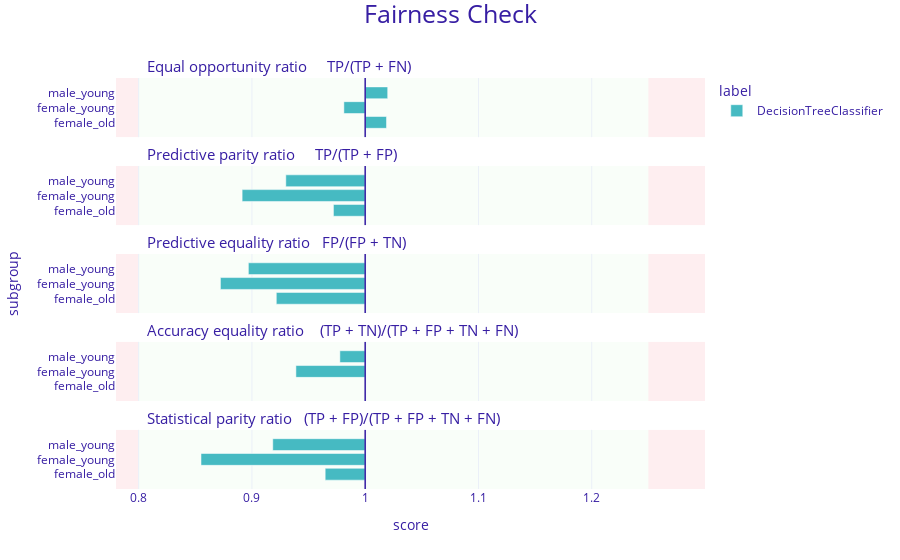

The code cell stored with this chart in its notebook:
### Code cell
fairness_object.plot()

### Figure 1 — Plotly figure (JSON) as saved in the notebook; plotly's stock layout.template omitted (floating-point values rounded to 4 significant figures)
{"data": [{"alignmentgroup": "True", "customdata": [["female_old", 1.019, "DecisionTreeClassifier"], ["female_young", 0.981, "DecisionTreeClassifier"], ["male_young", 1.02, "DecisionTreeClassifier"]], "hovertemplate": "<b>%{customdata[2]}</b><br>Subgroup: %{customdata[0]}<br>Score: %{customdata[1]}<br><extra></extra>", "legendgroup": "DecisionTreeClassifier", "marker": {"color": "#46bac2", "pattern": {"shape": ""}}, "name": "DecisionTreeClassifier", "offsetgroup": "DecisionTreeClassifier", "orientation": "h", "showlegend": true, "textposition": "auto", "type": "bar", "x": [0.01883, -0.01883, 0.01987], "xaxis": "x5", "y": [0.25, 0.5, 0.75], "yaxis": "y5"}, {"alignmentgroup": "True", "customdata": [["female_old", 0.972, "DecisionTreeClassifier"], ["female_young", 0.891, "DecisionTreeClassifier"], ["male_young", 0.93, "DecisionTreeClassifier"]], "hovertemplate": "<b>%{customdata[2]}</b><br>Subgroup: %{customdata[0]}<br>Score: %{customdata[1]}<br><extra></extra>", "legendgroup": "DecisionTreeClassifier", "marker": {"color": "#46bac2", "pattern": {"shape": ""}}, "name": "DecisionTreeClassifier", "offsetgroup": "DecisionTreeClassifier", "orientation": "h", "showlegend": false, "textposition": "auto", "type": "bar", "x": [-0.02804, -0.1086, -0.07009], "xaxis": "x4", "y": [0.25, 0.5, 0.75], "yaxis": "y4"}, {"alignmentgroup": "True", "customdata": [["female_old", 0.922, "DecisionTreeClassifier"], ["female_young", 0.872, "DecisionTreeClassifier"], ["male_young", 0.897, "DecisionTreeClassifier"]], "hovertemplate": "<b>%{customdata[2]}</b><br>Subgroup: %{customdata[0]}<br>Score: %{customdata[1]}<br><extra></extra>", "legendgroup": "DecisionTreeClassifier", "marker": {"color": "#46bac2", "pattern": {"shape": ""}}, "name": "DecisionTreeClassifier", "offsetgroup": "DecisionTreeClassifier", "orientation": "h", "showlegend": false, "textposition": "auto", "type": "bar", "x": [-0.07848, -0.1278, -0.1031], "xaxis": "x3", "y": [0.25, 0.5, 0.75], "yaxis": "y3"}, {"alignmentgroup": "True", "customdata": [["female_old", 1, "DecisionTreeClassifier"], ["female_young", 0.939, "DecisionTreeClassifier"], ["male_young", 0.978, "DecisionTreeClassifier"]], "hovertemplate": "<b>%{customdata[2]}</b><br>Subgroup: %{customdata[0]}<br>Score: %{customdata[1]}<br><extra></extra>", "legendgroup": "DecisionTreeClassifier", "marker": {"color": "#46bac2", "pattern": {"shape": ""}}, "name": "DecisionTreeClassifier", "offsetgroup": "DecisionTreeClassifier", "orientation": "h", "showlegend": false, "textposition": "auto", "type": "bar", "x": [0, -0.06118, -0.02235], "xaxis": "x2", "y": [0.25, 0.5, 0.75], "yaxis": "y2"}, {"alignmentgroup": "True", "customdata": [["female_old", 0.965, "DecisionTreeClassifier"], ["female_young", 0.855, "DecisionTreeClassifier"], ["male_young", 0.918, "DecisionTreeClassifier"]], "hovertemplate": "<b>%{customdata[2]}</b><br>Subgroup: %{customdata[0]}<br>Score: %{customdata[1]}<br><extra></extra>", "legendgroup": "DecisionTreeClassifier", "marker": {"color": "#46bac2", "pattern": {"shape": ""}}, "name": "DecisionTreeClassifier", "offsetgroup": "DecisionTreeClassifier", "orientation": "h", "showlegend": false, "textposition": "auto", "type": "bar", "x": [-0.03532, -0.1449, -0.08161], "xaxis": "x", "y": [0.25, 0.5, 0.75], "yaxis": "y"}], "layout": {"annotations": [{"font": {"size": 15}, "showarrow": false, "text": "Statistical parity ratio   (TP + FP)/(TP + FP + TN + FN)", "x": 0.05, "xanchor": "left", "xref": "paper", "y": 0.144, "yanchor": "bottom", "yref": "paper"}, {"font": {"size": 15}, "showarrow": false, "text": "Accuracy equality ratio    (TP + TN)/(TP + FP + TN + FN)", "x": 0.05, "xanchor": "left", "xref": "paper", "y": 0.358, "yanchor": "bottom", "yref": "paper"}, {"font": {"size": 15}, "showarrow": false, "text": "Predictive equality ratio   FP/(FP + TN)", "x": 0.05, "xanchor": "left", "xref": "paper", "y": 0.572, "yanchor": "bottom", "yref": "paper"}, {"font": {"size": 15}, "showarrow": false, "text": "Predictive parity ratio     TP/(TP + FP)", "x": 0.05, "xanchor": "left", "xref": "paper", "y": 0.786, "yanchor": "bottom", "yref": "paper"}, {"font": {"size": 15}, "showarrow": false, "text": "Equal opportunity ratio     TP/(TP + FN)", "x": 0.05, "xanchor": "left", "xref": "paper", "y": 1, "yanchor": "bottom", "yref": "paper"}], "autosize": true, "barmode": "group", "font": {"color": "#371ea3"}, "legend": {"title": {"text": "label"}, "tracegroupgap": 0}, "margin": {"b": 71, "r": 30, "t": 78}, "shapes": [{"fillcolor": "#f05a71", "layer": "below", "line": {"width": 0}, "opacity": 0.1, "type": "rect", "x0": 0.25, "x1": 0.3, "xref": "x", "y0": 0, "y1": 1, "yref": "y"}, {"fillcolor": "#f05a71", "layer": "below", "line": {"width": 0}, "opacity": 0.1, "type": "rect", "x0": -0.22, "x1": -0.2, "xref": "x", "y0": 0, "y1": 1, "yref": "y"}, {"fillcolor": "#c7f5bf", "layer": "below", "line": {"width": 0}, "opacity": 0.1, "type": "rect", "x0": -0.2, "x1": 0.25, "xref": "x", "y0": 0, "y1": 1, "yref": "y"}, {"line": {"color": "#371ea3", "width": 1.5}, "type": "line", "x0": 0, "x1": 0, "xref": "x", "y0": 0, "y1": 1, "yref": "y"}, {"fillcolor": "#f05a71", "layer": "below", "line": {"width": 0}, "opacity": 0.1, "type": "rect", "x0": 0.25, "x1": 0.3, "xref": "x", "y0": 0, "y1": 1, "yref": "y2"}, {"fillcolor": "#f05a71", "layer": "below", "line": {"width": 0}, "opacity": 0.1, "type": "rect", "x0": -0.22, "x1": -0.2, "xref": "x", "y0": 0, "y1": 1, "yref": "y2"}, {"fillcolor": "#c7f5bf", "layer": "below", "line": {"width": 0}, "opacity": 0.1, "type": "rect", "x0": -0.2, "x1": 0.25, "xref": "x", "y0": 0, "y1": 1, "yref": "y2"}, {"line": {"color": "#371ea3", "width": 1.5}, "type": "line", "x0": 0, "x1": 0, "xref": "x", "y0": 0, "y1": 1, "yref": "y2"}, {"fillcolor": "#f05a71", "layer": "below", "line": {"width": 0}, "opacity": 0.1, "type": "rect", "x0": 0.25, "x1": 0.3, "xref": "x", "y0": 0, "y1": 1, "yref": "y3"}, {"fillcolor": "#f05a71", "layer": "below", "line": {"width": 0}, "opacity": 0.1, "type": "rect", "x0": -0.22, "x1": -0.2, "xref": "x", "y0": 0, "y1": 1, "yref": "y3"}, {"fillcolor": "#c7f5bf", "layer": "below", "line": {"width": 0}, "opacity": 0.1, "type": "rect", "x0": -0.2, "x1": 0.25, "xref": "x", "y0": 0, "y1": 1, "yref": "y3"}, {"line": {"color": "#371ea3", "width": 1.5}, "type": "line", "x0": 0, "x1": 0, "xref": "x", "y0": 0, "y1": 1, "yref": "y3"}, {"fillcolor": "#f05a71", "layer": "below", "line": {"width": 0}, "opacity": 0.1, "type": "rect", "x0": 0.25, "x1": 0.3, "xref": "x", "y0": 0, "y1": 1, "yref": "y4"}, {"fillcolor": "#f05a71", "layer": "below", "line": {"width": 0}, "opacity": 0.1, "type": "rect", "x0": -0.22, "x1": -0.2, "xref": "x", "y0": 0, "y1": 1, "yref": "y4"}, {"fillcolor": "#c7f5bf", "layer": "below", "line": {"width": 0}, "opacity": 0.1, "type": "rect", "x0": -0.2, "x1": 0.25, "xref": "x", "y0": 0, "y1": 1, "yref": "y4"}, {"line": {"color": "#371ea3", "width": 1.5}, "type": "line", "x0": 0, "x1": 0, "xref": "x", "y0": 0, "y1": 1, "yref": "y4"}, {"fillcolor": "#f05a71", "layer": "below", "line": {"width": 0}, "opacity": 0.1, "type": "rect", "x0": 0.25, "x1": 0.3, "xref": "x", "y0": 0, "y1": 1, "yref": "y5"}, {"fillcolor": "#f05a71", "layer": "below", "line": {"width": 0}, "opacity": 0.1, "type": "rect", "x0": -0.22, "x1": -0.2, "xref": "x", "y0": 0, "y1": 1, "yref": "y5"}, {"fillcolor": "#c7f5bf", "layer": "below", "line": {"width": 0}, "opacity": 0.1, "type": "rect", "x0": -0.2, "x1": 0.25, "xref": "x", "y0": 0, "y1": 1, "yref": "y5"}, {"line": {"color": "#371ea3", "width": 1.5}, "type": "line", "x0": 0, "x1": 0, "xref": "x", "y0": 0, "y1": 1, "yref": "y5"}], "title": {"font": {"size": 25}, "text": "Fairness Check", "x": 0.5, "y": 0.99}, "xaxis": {"anchor": "y", "domain": [0, 1], "range": [-0.22, 0.3], "ticktext": [0.7, 0.8, 0.9, 1, 1.1, 1.2, 1], "tickvals": [-0.3, -0.2, -0.1, 0, 0.1, 0.2, 0], "title": {"text": "score"}, "type": "linear"}, "xaxis2": {"anchor": "y2", "domain": [0, 1], "matches": "x", "range": [-0.22, 0.3], "showticklabels": false, "ticktext": [0.7, 0.8, 0.9, 1, 1.1, 1.2, 1], "tickvals": [-0.3, -0.2, -0.1, 0, 0.1, 0.2, 0], "type": "linear"}, "xaxis3": {"anchor": "y3", "domain": [0, 1], "matches": "x", "range": [-0.22, 0.3], "showticklabels": false, "ticktext": [0.7, 0.8, 0.9, 1, 1.1, 1.2, 1], "tickvals": [-0.3, -0.2, -0.1, 0, 0.1, 0.2, 0], "type": "linear"}, "xaxis4": {"anchor": "y4", "domain": [0, 1], "matches": "x", "range": [-0.22, 0.3], "showticklabels": false, "ticktext": [0.7, 0.8, 0.9, 1, 1.1, 1.2, 1], "tickvals": [-0.3, -0.2, -0.1, 0, 0.1, 0.2, 0], "type": "linear"}, "xaxis5": {"anchor": "y5", "domain": [0, 1], "matches": "x", "range": [-0.22, 0.3], "showticklabels": false, "ticktext": [0.7, 0.8, 0.9, 1, 1.1, 1.2, 1], "tickvals": [-0.3, -0.2, -0.1, 0, 0.1, 0.2, 0], "type": "linear"}, "yaxis": {"anchor": "x", "domain": [0, 0.144], "range": [0, 1], "showgrid": false, "ticktext": ["female_old", "female_young", "male_young"], "tickvals": [0.25, 0.5, 0.75], "title": {"text": ""}, "type": "linear", "zeroline": false}, "yaxis2": {"anchor": "x2", "domain": [0.214, 0.358], "matches": "y", "range": [0, 1], "showgrid": false, "ticktext": ["female_old", "female_young", "male_young"], "tickvals": [0.25, 0.5, 0.75], "title": {"text": ""}, "type": "linear", "zeroline": false}, "yaxis3": {"anchor": "x3", "domain": [0.428, 0.572], "matches": "y", "range": [0, 1], "showgrid": false, "ticktext": ["female_old", "female_young", "male_young"], "tickvals": [0.25, 0.5, 0.75], "title": {"text": "subgroup"}, "type": "linear", "zeroline": false}, "yaxis4": {"anchor": "x4", "domain": [0.642, 0.786], "matches": "y", "range": [0, 1], "showgrid": false, "ticktext": ["female_old", "female_young", "male_young"], "tickvals": [0.25, 0.5, 0.75], "title": {"text": ""}, "type": "linear", "zeroline": false}, "yaxis5": {"anchor": "x5", "domain": [0.856, 1], "matches": "y", "range": [0, 1], "showgrid": false, "ticktext": ["female_old", "female_young", "male_young"], "tickvals": [0.25, 0.5, 0.75], "title": {"text": ""}, "type": "linear", "zeroline": false}}}
